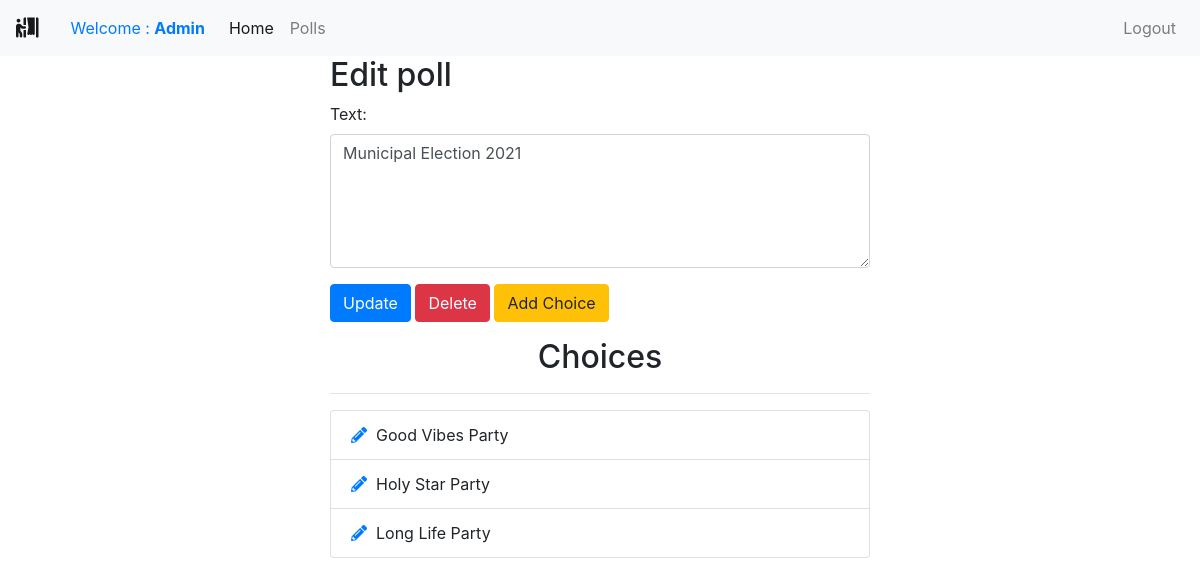
Screenshot of /polls/edit/5/ (signed in) with the database file from the repository.
### polls/models.py (models this page shows, shortened)
class Poll(models.Model):
    owner = models.ForeignKey(User, on_delete=models.CASCADE)
    text = models.TextField()
    pub_date = models.DateTimeField(default=timezone.now)
    active = models.BooleanField(default=True)

class Choice(models.Model):
    poll = models.ForeignKey(Poll, on_delete=models.CASCADE)
    choice_text = models.CharField(max_length=255)

### polls/views.py (the view)
# urls.py: path('edit/<int:poll_id>/', views.polls_edit, name='edit'),
@login_required
def polls_edit(request, poll_id):
    poll = get_object_or_404(Poll, pk=poll_id)
    if request.user != poll.owner:
        return redirect('home')
    if request.method == 'POST':
        form = EditPollForm(request.POST, instance=poll)
        if form.is_valid:
            form.save()
            messages.success(request, "Poll Updated successfully",
                             extra_tags='alert alert-success alert-dismissible fade show')
            return redirect("polls:list")
    else:
        form = EditPollForm(instance=poll)
    return render(request, "polls/poll_edit.html", {'form': form, 'poll': poll})

### polls/forms.py
class EditPollForm(forms.ModelForm):
    class Meta:
        model = Poll
        fields = ['text', ]
        widgets = {
            'text': forms.Textarea(attrs={'class': 'form-control', 'rows': 5, 'cols': 20}),
        }

### polls/templates/polls/poll_edit.html (shortened to what this page needs)
{% extends 'base.html' %}
{% block content %}
<div class="container">
    <div class="row center">
        <div class="col-md-6 offset-md-3">
            <h2>Edit poll</h2>
            <form action="" method="POST">
                {% for field in form %}
                <div class="form-group">
                    {{ field.label_tag }}
                    {{ field }}
                </div>
                {% endfor %}
                <button type="submit" class="btn btn-primary">Update</button>
                <a class="btn btn-danger" href="{% url 'polls:delete_poll' poll.id %}" role="button" onclick="return confirm('Are you sure?')">Delete</a>
                <a class="btn btn-warning" href="{% url 'polls:add_choice' poll.id %}" role="button">Add Choice</a>
            </form>
            <div class="choices">
                <h2 class="text-center mt-3">Choices</h2>
                <hr>
                <ul class="list-group">
                    {% for choice in poll.choice_set.all %}
                    <li class="list-group-item"><a href="{% url 'polls:choice_edit' choice.id %}"><i class="fas fa-pencil-alt"></i></a>&nbsp
                        {{ choice.choice_text }}</li>
                    {% endfor %}
                </ul>
            </div>
        </div>
    </div>
</div>
{% endblock %}

### templates/includes/navbar.html (shortened to what this page needs)
<nav class="navbar navbar-expand-sm navbar-light bg-light">
    <a class="navbar-brand" href=""><i class="fas fa-person-booth"></i><a class="nav-link" href="#">Welcome : <b>{{user.username}}</b></a></a>
    <div class="collapse navbar-collapse" id="collapsibleNavId">
        <ul class="navbar-nav mr-auto mt-2 mt-lg-0">
            <li class="nav-item active">
                <a class="nav-link" href="{% url 'home' %}">Home <span class="sr-only">(current)</span></a>
            </li>
            <li class="nav-item">
                <a class="nav-link" href="{% url 'polls:list' %}">Polls</a>
            </li>
        </ul>
        <div class="navbar-nav ml-auto">
            {% if request.user.is_authenticated %}
            <a class="nav-link" href="{% url 'accounts:logout' %}">Logout</a>
            {% else %}
            <a class="nav-link" href="{% url 'accounts:login' %}">Login</a>
            <a class="nav-link" href="{% url 'accounts:register' %}">Register</a>
            {% endif %}
        </div>
    </div>
</nav>

### rows the page displays
Poll: form "Municipal Election 2021"
Choice: choice_text "Good Vibes Party"
Choice: choice_text "Holy Star Party"
Choice: choice_text "Long Life Party"

### other values shown
{{ user.username }} "Admin"
{{ field.label_tag }} "Text:"
